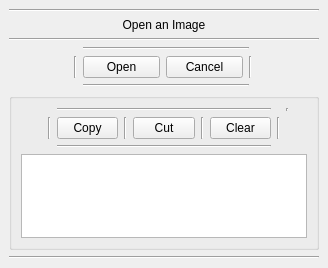
<?xml version="1.0" encoding="UTF-8"?>
<ui version="4.0">
 <class>MainWindow</class>
 <widget class="QMainWindow" name="MainWindow">
  <property name="geometry">
   <rect>
    <x>0</x>
    <y>0</y>
    <width>328</width>
    <height>268</height>
   </rect>
  </property>
  <property name="windowTitle">
   <string>OCR</string>
  </property>
  <property name="styleSheet">
   <string notr="true">QPushButton{
 padding-top:2px;
	font: 12pt &quot;MS Shell Dlg 2l&quot;;
 color: qlineargradient(spread:pad, x1:0, y1:0, x2:0, y2:1, stop:0 rgba(33, 33, 33, 255), stop:1 rgba(75, 75, 75, 255));
background-color:qlineargradient(spread:pad, x1:1, y1:0, x2:1, y2:1, stop:0 rgba(0, 244, 255, 255), stop:1 rgba(3, 115, 255, 255));

border:1px solid rgb(150, 150, 150);

border-radius : 5;

}
QPushButton:hover{
color: qlineargradient(spread:pad, x1:0, y1:0, x2:1, y2:1, stop:0 rgba(63, 63, 63, 255), stop:1 rgba(33, 33, 33, 255));
 background-color: qlineargradient(spread:pad, x1:0.505636, y1:0.221, x2:0.431818, y2:1, stop:0 rgba(89, 255, 255, 255), stop:1 rgba(60, 138, 255, 255));

}

QPushButton:pressed{
background-color: qlineargradient(spread:pad, x1:0.767, y1:1, x2:1, y2:0, stop:0 rgba(0, 244, 255, 255), stop:1 rgba(3, 115, 255, 255));\n&quot;

}</string>
  </property>
  <widget class="QWidget" name="centralwidget">
   <layout class="QGridLayout" name="gridLayout">
    <item row="6" column="0" colspan="7">
     <widget class="QGroupBox" name="groupBox">
      <property name="title">
       <string/>
      </property>
      <layout class="QGridLayout" name="gridLayout_2">
       <item row="1" column="6">
        <widget class="QPushButton" name="ClearBtn">
         <property name="minimumSize">
          <size>
           <width>60</width>
           <height>0</height>
          </size>
         </property>
         <property name="text">
          <string>Clear</string>
         </property>
        </widget>
       </item>
       <item row="1" column="5">
        <widget class="Line" name="line_8">
         <property name="orientation">
          <enum>Qt::Vertical</enum>
         </property>
        </widget>
       </item>
       <item row="1" column="1">
        <widget class="Line" name="line_9">
         <property name="orientation">
          <enum>Qt::Vertical</enum>
         </property>
        </widget>
       </item>
       <item row="1" column="8">
        <spacer name="horizontalSpacer_3">
         <property name="orientation">
          <enum>Qt::Horizontal</enum>
         </property>
         <property name="sizeHint" stdset="0">
          <size>
           <width>40</width>
           <height>20</height>
          </size>
         </property>
        </spacer>
       </item>
       <item row="2" column="2" colspan="5">
        <widget class="Line" name="line_6">
         <property name="orientation">
          <enum>Qt::Horizontal</enum>
         </property>
        </widget>
       </item>
       <item row="1" column="3">
        <widget class="Line" name="line_7">
         <property name="orientation">
          <enum>Qt::Vertical</enum>
         </property>
        </widget>
       </item>
       <item row="0" column="8">
        <widget class="Line" name="line_10">
         <property name="orientation">
          <enum>Qt::Vertical</enum>
         </property>
        </widget>
       </item>
       <item row="1" column="7">
        <widget class="Line" name="line_11">
         <property name="orientation">
          <enum>Qt::Vertical</enum>
         </property>
        </widget>
       </item>
       <item row="1" column="4">
        <widget class="QPushButton" name="CutBtn">
         <property name="minimumSize">
          <size>
           <width>60</width>
           <height>0</height>
          </size>
         </property>
         <property name="text">
          <string>Cut</string>
         </property>
        </widget>
       </item>
       <item row="0" column="2" colspan="5">
        <widget class="Line" name="line_5">
         <property name="orientation">
          <enum>Qt::Horizontal</enum>
         </property>
        </widget>
       </item>
       <item row="1" column="2">
        <widget class="QPushButton" name="CopyBTN">
         <property name="minimumSize">
          <size>
           <width>60</width>
           <height>0</height>
          </size>
         </property>
         <property name="text">
          <string>Copy</string>
         </property>
        </widget>
       </item>
       <item row="1" column="0">
        <spacer name="horizontalSpacer_4">
         <property name="orientation">
          <enum>Qt::Horizontal</enum>
         </property>
         <property name="sizeHint" stdset="0">
          <size>
           <width>40</width>
           <height>20</height>
          </size>
         </property>
        </spacer>
       </item>
       <item row="3" column="0" colspan="9">
        <widget class="QPlainTextEdit" name="plainTextEdit">
         <property name="styleSheet">
          <string notr="true">font: 57 12pt &quot;Hind Siliguri&quot;;</string>
         </property>
        </widget>
       </item>
      </layout>
     </widget>
    </item>
    <item row="4" column="6">
     <spacer name="horizontalSpacer">
      <property name="orientation">
       <enum>Qt::Horizontal</enum>
      </property>
      <property name="sizeHint" stdset="0">
       <size>
        <width>40</width>
        <height>20</height>
       </size>
      </property>
     </spacer>
    </item>
    <item row="4" column="2">
     <widget class="QPushButton" name="OpenBtn">
      <property name="minimumSize">
       <size>
        <width>70</width>
        <height>0</height>
       </size>
      </property>
      <property name="text">
       <string>Open</string>
      </property>
     </widget>
    </item>
    <item row="4" column="0">
     <spacer name="horizontalSpacer_2">
      <property name="orientation">
       <enum>Qt::Horizontal</enum>
      </property>
      <property name="sizeHint" stdset="0">
       <size>
        <width>40</width>
        <height>20</height>
       </size>
      </property>
     </spacer>
    </item>
    <item row="4" column="1">
     <widget class="Line" name="line_4">
      <property name="orientation">
       <enum>Qt::Vertical</enum>
      </property>
     </widget>
    </item>
    <item row="3" column="2" colspan="3">
     <widget class="Line" name="line_2">
      <property name="orientation">
       <enum>Qt::Horizontal</enum>
      </property>
     </widget>
    </item>
    <item row="5" column="2" colspan="3">
     <widget class="Line" name="line">
      <property name="orientation">
       <enum>Qt::Horizontal</enum>
      </property>
     </widget>
    </item>
    <item row="7" column="0" colspan="7">
     <widget class="Line" name="line_12">
      <property name="orientation">
       <enum>Qt::Horizontal</enum>
      </property>
     </widget>
    </item>
    <item row="0" column="0" colspan="7">
     <widget class="Line" name="line_14">
      <property name="orientation">
       <enum>Qt::Horizontal</enum>
      </property>
     </widget>
    </item>
    <item row="1" column="0" colspan="7">
     <widget class="QLabel" name="label">
      <property name="maximumSize">
       <size>
        <width>500</width>
        <height>500</height>
       </size>
      </property>
      <property name="text">
       <string>Open an Image</string>
      </property>
      <property name="scaledContents">
       <bool>false</bool>
      </property>
      <property name="alignment">
       <set>Qt::AlignCenter</set>
      </property>
     </widget>
    </item>
    <item row="2" column="0" colspan="7">
     <widget class="Line" name="line_13">
      <property name="orientation">
       <enum>Qt::Horizontal</enum>
      </property>
     </widget>
    </item>
    <item row="4" column="3">
     <widget class="QPushButton" name="CancelBtn">
      <property name="minimumSize">
       <size>
        <width>70</width>
        <height>0</height>
       </size>
      </property>
      <property name="text">
       <string>Cancel</string>
      </property>
     </widget>
    </item>
    <item row="4" column="4" colspan="2">
     <widget class="Line" name="line_3">
      <property name="orientation">
       <enum>Qt::Vertical</enum>
      </property>
     </widget>
    </item>
   </layout>
  </widget>
  <action name="actionOpen">
   <property name="text">
    <string>Open</string>
   </property>
  </action>
 </widget>
 <resources/>
 <connections/>
</ui>
